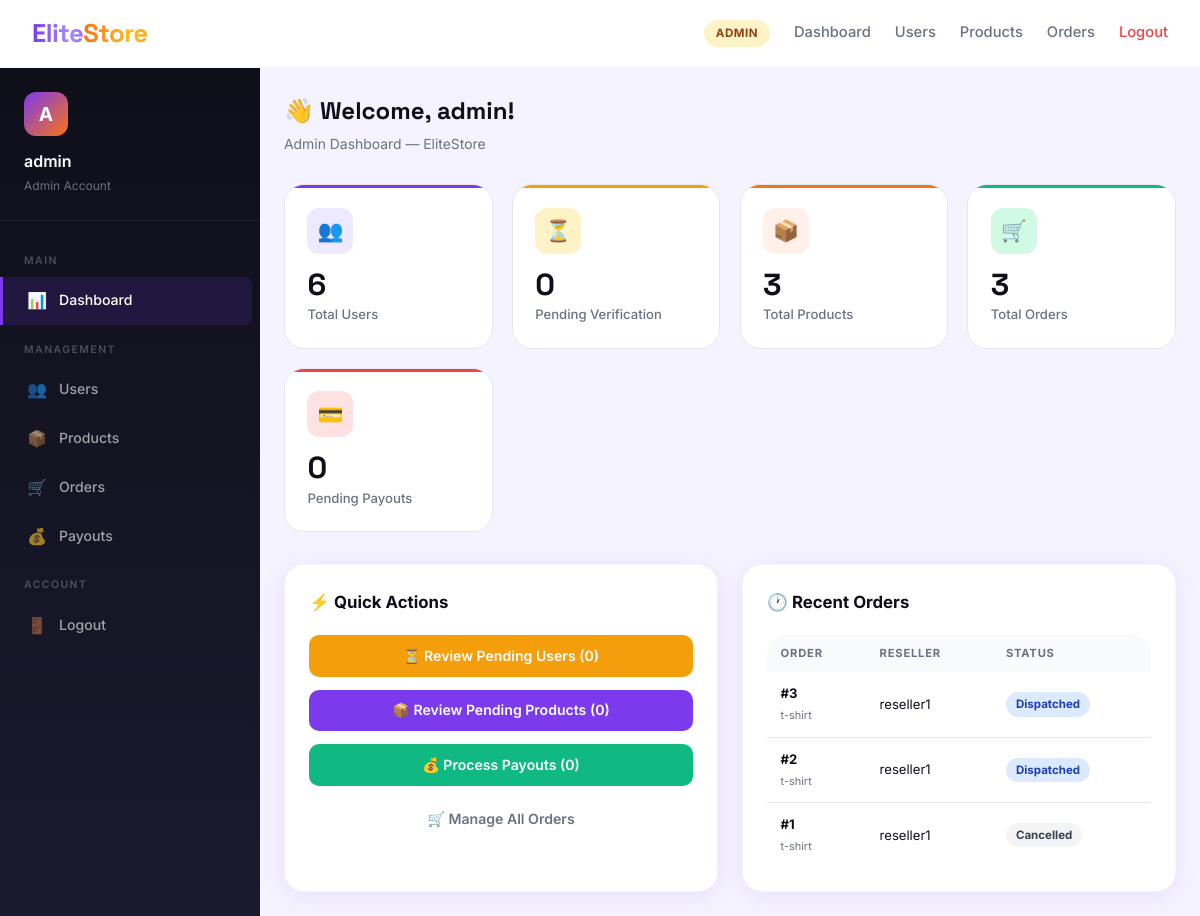
The page /dashboard/ (signed in) on the database its author committed.
### core/models.py (models this page shows, shortened)
class User(AbstractUser):
    ROLE_CHOICES = [
        ('admin', 'Admin'),
        ('wholesaler', 'Wholesaler'),
        ('reseller', 'Reseller'),
    ]
    role = models.CharField(max_length=20, choices=ROLE_CHOICES, default='reseller')
    phone = models.CharField(max_length=20, blank=True)
    city = models.CharField(max_length=100, blank=True)
    address = models.TextField(blank=True)
    is_verified = models.BooleanField(default=False)
    profile_pic = models.ImageField(upload_to='profiles/', blank=True, null=True)
    created_at = models.DateTimeField(auto_now_add=True)
    cnic = models.CharField(max_length=20, blank=True)
    business_name = models.CharField(max_length=200, blank=True)
    bank_name = models.CharField(max_length=100, blank=True)
    bank_account_title = models.CharField(max_length=200, blank=True)
    bank_account_number = models.CharField(max_length=50, blank=True)
    easypaisa_number = models.CharField(max_length=20, blank=True)
    jazzcash_number = models.CharField(max_length=20, blank=True)

class Order(models.Model):
    STATUS_CHOICES = [
        ('pending', 'Pending'),
        ('confirmed', 'Confirmed'),
        ('dispatched', 'Dispatched'),
        ('delivered', 'Delivered'),
        ('returned', 'Returned'),
        ('cancelled', 'Cancelled'),
    ]
    reseller = models.ForeignKey(User, on_delete=models.CASCADE, related_name='orders')
    product = models.ForeignKey(Product, on_delete=models.CASCADE)
    quantity = models.PositiveIntegerField(default=1)
    reseller_price = models.DecimalField(max_digits=10, decimal_places=2)
    profit = models.DecimalField(max_digits=10, decimal_places=2, default=0)
    customer_name = models.CharField(max_length=200)
    customer_phone = models.CharField(max_length=20)
    customer_city = models.CharField(max_length=100)
    customer_address = models.TextField()
    tracking_number = models.CharField(max_length=100, blank=True)
    courier = models.CharField(max_length=100, blank=True)
    status = models.CharField(max_length=20, choices=STATUS_CHOICES, default='pending')
    notes = models.TextField(blank=True)
    created_at = models.DateTimeField(auto_now_add=True)
    updated_at = models.DateTimeField(auto_now=True)

class Product(models.Model):
    STATUS_CHOICES = [
        ('pending', 'Pending Approval'),
        ('approved', 'Approved'),
        ('rejected', 'Rejected'),
    ]
    wholesaler = models.ForeignKey(User, on_delete=models.CASCADE, related_name='products')
    category = models.ForeignKey(Category, on_delete=models.SET_NULL, null=True, blank=True)
    name = models.CharField(max_length=300)
    description = models.TextField()
    wholesale_price = models.DecimalField(max_digits=10, decimal_places=2)
    suggested_retail_price = models.DecimalField(max_digits=10, decimal_places=2)
    stock = models.PositiveIntegerField(default=0)
    image = models.ImageField(upload_to='products/', blank=True, null=True)
    image2 = models.ImageField(upload_to='products/', blank=True, null=True)
    image3 = models.ImageField(upload_to='products/', blank=True, null=True)
    weight = models.DecimalField(max_digits=6, decimal_places=2, blank=True, null=True)
    status = models.CharField(max_length=20, choices=STATUS_CHOICES, default='pending')
    slug = models.SlugField(max_length=400, unique=True, blank=True)
    created_at = models.DateTimeField(auto_now_add=True)
    updated_at = models.DateTimeField(auto_now=True)

### core/views.py (the view, shortened to what this page needs)
# urls.py: path('dashboard/', views.dashboard, name='dashboard'),
@login_required
def dashboard(request):
    user = request.user
    context = {'user': user}
    if user.role == 'admin':
        context.update({
            'total_users': User.objects.count(),
            'pending_users': User.objects.filter(is_verified=False).exclude(role='admin').count(),
            'total_products': Product.objects.count(),
            'pending_products': Product.objects.filter(status='pending').count(),
            'total_orders': Order.objects.count(),
            'recent_orders': Order.objects.order_by('-created_at')[:10],
            'pending_payouts': Payout.objects.filter(status='pending').count(),
        })
    return render(request, 'core/dashboard.html', context)

### core/context_processors.py (called while the page is built)
def admin_context(request):
    if not request.user.is_authenticated or not hasattr(request.user, 'role'):
        return {}
    if request.user.role != 'admin':
        return {}
    return {
        'pending_users': User.objects.filter(is_verified=False).exclude(role='admin').count(),
        'pending_products': Product.objects.filter(status='pending').count(),
        'pending_payouts': Payout.objects.filter(status='pending').count(),
    }

### templates/core/dashboard.html (shortened to what this page needs)
{% extends 'core/base_dashboard.html' %}
{% block dashboard_content %}
<div class="page-header">
  <div>
    <h1 class="page-title">👋 Welcome, {{ user.first_name|default:user.username }}!</h1>
    <p class="page-subtitle">{{ user.get_role_display }} Dashboard — EliteStore</p>
  </div>
</div>
{% if user.role == 'admin' %}
<div class="stats-grid">
  <div class="stat-card animate-on-scroll">
    <div class="stat-icon">👥</div>
    <div class="stat-value" data-count="{{ total_users }}">{{ total_users }}</div>
    <div class="stat-label">Total Users</div>
  </div>
  <div class="stat-card warning animate-on-scroll">
    <div class="stat-icon">⏳</div>
    <div class="stat-value" data-count="{{ pending_users }}">{{ pending_users }}</div>
    <div class="stat-label">Pending Verification</div>
  </div>
  <div class="stat-card accent animate-on-scroll">
    <div class="stat-icon">📦</div>
    <div class="stat-value" data-count="{{ total_products }}">{{ total_products }}</div>
    <div class="stat-label">Total Products</div>
  </div>
  <div class="stat-card success animate-on-scroll">
    <div class="stat-icon">🛒</div>
    <div class="stat-value" data-count="{{ total_orders }}">{{ total_orders }}</div>
    <div class="stat-label">Total Orders</div>
  </div>
  <div class="stat-card danger animate-on-scroll">
    <div class="stat-icon">💳</div>
    <div class="stat-value" data-count="{{ pending_payouts }}">{{ pending_payouts }}</div>
    <div class="stat-label">Pending Payouts</div>
  </div>
</div>
<div style="display:grid;grid-template-columns:1fr 1fr;gap:1.5rem;flex-wrap:wrap;">
  <div class="card">
    <div class="card-title">⚡ Quick Actions</div>
    <div style="display:flex;flex-direction:column;gap:0.8rem;">
      <a href="{% url 'admin_users' %}?verified=0" class="btn btn-warning" style="justify-content:center;">⏳ Review Pending Users ({{ pending_users }})</a>
      <a href="{% url 'admin_products' %}?status=pending" class="btn btn-primary" style="justify-content:center;">📦 Review Pending Products ({{ pending_products }})</a>
      <a href="{% url 'admin_payouts' %}" class="btn btn-success" style="justify-content:center;">💰 Process Payouts ({{ pending_payouts }})</a>
      <a href="{% url 'admin_orders' %}" class="btn btn-ghost" style="justify-content:center;">🛒 Manage All Orders</a>
    </div>
  </div>
  <div class="card">
    <div class="card-title">🕐 Recent Orders</div>
    {% if recent_orders %}
    <div class="table-wrap">
      <table>
        <thead><tr><th>Order</th><th>Reseller</th><th>Status</th></tr></thead>
        <tbody>
          {% for order in recent_orders %}
          <tr>
            <td><strong>#{{ order.pk }}</strong><br><small style="color:var(--gray)">{{ order.product.name|truncatechars:30 }}</small></td>
            <td>{{ order.reseller.username }}</td>
            <td><span class="badge badge-{{ order.status }}">{{ order.get_status_display }}</span></td>
          </tr>
          {% endfor %}
        </tbody>
      </table>
    </div>
    {% else %}<div class="empty-state"><span class="icon">📭</span><p>No orders yet</p></div>{% endif %}
  </div>
</div>
{% endif %}
{% endblock %}

### templates/core/base_dashboard.html (shortened to what this page needs)
{% extends 'core/base.html' %}
{% load static %}
{% block content %}
<div class="app-layout">
  <aside class="sidebar" id="sidebar">
    <div class="sidebar-header">
      <div class="sidebar-avatar">{{ user.first_name|first|default:user.username|first|upper }}</div>
      <h3>{{ user.first_name|default:user.username }}</h3>
      <p>{{ user.get_role_display }} Account</p>
    </div>
    <ul class="sidebar-nav">
      <li class="sidebar-section">Main</li>
      <li><a href="{% url 'dashboard' %}" class="{% if request.resolver_match.url_name == 'dashboard' %}active{% endif %}"><span class="icon">📊</span> Dashboard</a></li>
      {% if user.role == 'reseller' %}
      <li class="sidebar-section">Shop</li>
      <li><a href="{% url 'products' %}" class="{% if request.resolver_match.url_name == 'products' %}active{% endif %}"><span class="icon">🛍️</span> Browse Products</a></li>
      <li><a href="{% url 'place_order' %}" class="{% if request.resolver_match.url_name == 'place_order' %}active{% endif %}"><span class="icon">➕</span> Place Order</a></li>
      <li class="sidebar-section">My Account</li>
      <li><a href="{% url 'my_orders' %}" class="{% if request.resolver_match.url_name == 'my_orders' %}active{% endif %}"><span class="icon">📦</span> My Orders</a></li>
      <li><a href="{% url 'my_payouts' %}" class="{% if request.resolver_match.url_name == 'my_payouts' %}active{% endif %}"><span class="icon">💰</span> My Payouts</a></li>
      <li><a href="{% url 'request_payout' %}" class="{% if request.resolver_match.url_name == 'request_payout' %}active{% endif %}"><span class="icon">💳</span> Request Payout</a></li>
      {% elif user.role == 'admin' %}
      <li class="sidebar-section">Management</li>
      <li>
        <a href="{% url 'admin_users' %}" class="{% if request.resolver_match.url_name == 'admin_users' %}active{% endif %}">
          <span class="icon">👥</span> Users
        </a>
      </li>
      <li><a href="{% url 'admin_products' %}" class="{% if request.resolver_match.url_name == 'admin_products' %}active{% endif %}"><span class="icon">📦</span> Products</a></li>
      <li><a href="{% url 'admin_orders' %}" class="{% if request.resolver_match.url_name == 'admin_orders' %}active{% endif %}"><span class="icon">🛒</span> Orders</a></li>
      <li><a href="{% url 'admin_payouts' %}" class="{% if request.resolver_match.url_name == 'admin_payouts' %}active{% endif %}"><span class="icon">💰</span> Payouts</a></li>
      {% endif %}
      <li class="sidebar-section">Account</li>
      <li><a href="{% url 'logout' %}"><span class="icon">🚪</span> Logout</a></li>
    </ul>
  </aside>
  <main class="main-content">
    {% block dashboard_content %}{% endblock %}
  </main>
</div>
{% endblock %}

### templates/core/base.html (shortened to what this page needs)
<!DOCTYPE html>
<html lang="en">
<head>
{% load static %}
<link rel="stylesheet" href="{% static 'css/style.css' %}">
</head>
<body>
<nav class="navbar" id="mainNav">
  <a href="{% url 'home' %}" class="navbar-brand">
    <span class="brand-elite">Elite</span><span class="brand-store">Store</span>
  </a>
  <div class="nav-links" id="navLinks">
    {% if user.is_authenticated %}
      <span class="badge-role badge-{{ user.role }}">{{ user.get_role_display }}</span>
      <a href="{% url 'dashboard' %}">Dashboard</a>
      {% if user.role == 'reseller' %}
        <a href="{% url 'products' %}">Products</a>
        <a href="{% url 'my_orders' %}">My Orders</a>
      {% elif user.role == 'wholesaler' %}
        <a href="{% url 'my_products' %}">My Products</a>
        <a href="{% url 'add_product' %}">Add Product</a>
      {% elif user.role == 'admin' %}
        <a href="{% url 'admin_users' %}">Users</a>
        <a href="{% url 'admin_products' %}">Products</a>
        <a href="{% url 'admin_orders' %}">Orders</a>
      {% endif %}
      <a href="{% url 'logout' %}" class="nav-logout">Logout</a>
    {% else %}
      <a href="{% url 'products' %}">Browse</a>
      <a href="{% url 'login' %}">Login</a>
      <a href="{% url 'register' %}">Get Started</a>
      <a href="{% url 'admin_login' %}">🛡️ Admin</a>
    {% endif %}
  </div>
</nav>
{% block content %}{% endblock %}
</body>
</html>

### rows shown on the page
User: role "ADMIN", first_name|first "A", first_name "admin", role "Admin"
Order: pk "3", product.name "t-shirt", reseller.username "reseller1", status "Dispatched"
Order: pk "2", product.name "t-shirt", reseller.username "reseller1", status "Dispatched"
Order: pk "1", product.name "t-shirt", reseller.username "reseller1", status "Cancelled"

### other values the page prints
{{ total_users }} "6"
{{ pending_users }} "0"
{{ total_products }} "3"
{{ total_orders }} "3"
{{ pending_payouts }} "0"
{{ pending_products }} "0"
